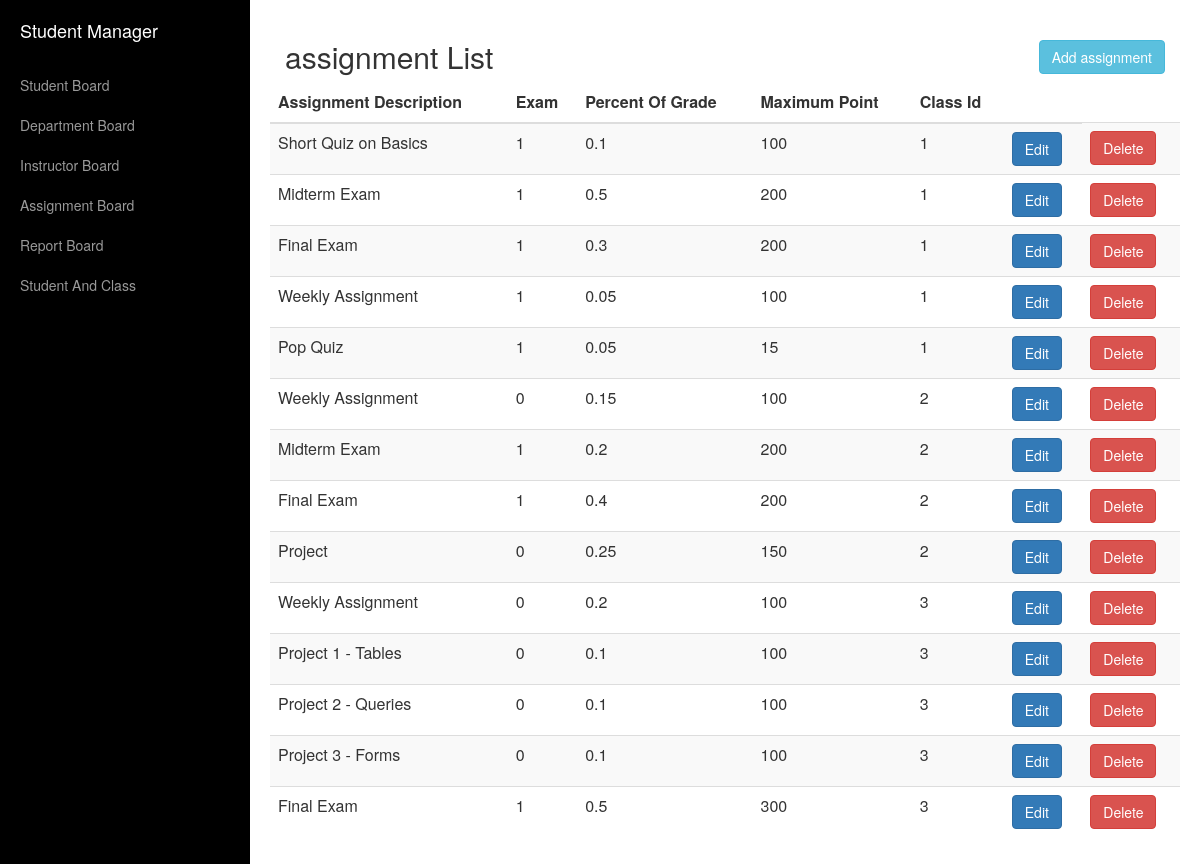
Screenshot of /controllers/assignment/list.php with the database file from the repository.
### tables this page shows
CREATE TABLE `assignment` (
  `id` int(11) NOT NULL,
  `assignment_description` varchar(255) DEFAULT NULL,
  `exam` tinyint(1) DEFAULT NULL,
  `percent_of_grade` double DEFAULT NULL,
  `maximum_point` float DEFAULT NULL,
  `class_id` int(11) NOT NULL
);

### controllers/assignment/list.php (called while the page is built, shortened)
<?php
require_once(dirname(dirname(dirname(__FILE__))).'/models/assignment.php');
$assignment_model = new Assignment();
$assignment_list = $assignment_model->get_assignment_list();
require "../../views/assignment/list.tor.php";

### libraries/connector.php (called while the page is built, shortened)
<?php
class Connector
{
    private static $instance;
    private $conn;
    private $db_server = "localhost";
    private $db_user = "root";
    private $db_pass = "";
    private $db_name = "student";
    public static function getInstance()
    {
        if (null === static::$instance) {
            static::$instance = new Connector();
        }
        return static::$instance;
    }
    protected function __construct()
    {
        try {
            $this->conn = new PDO("mysql:host=$this->db_server;dbname=$this->db_name;charset=utf8", $this->db_user, $this->db_pass);
            $this->conn->setAttribute(PDO::ATTR_ERRMODE, PDO::ERRMODE_EXCEPTION);
        }
        catch(PDOException $e)
        {
            $this->conn = null;
            throw new Exception('Reconfig the password for database or another reason');
        }
    }
    public function getConnection() {
        return $this->conn;
    }
}

### models/assignment.php (called while the page is built, shortened)
<?php
require_once (dirname(dirname(__FILE__)).'/libraries/connector.php');
class Assignment
{
    private $conn;
    private $table="assignment";
    function __construct()
    {
        $this ->conn=Connector::getInstance()->getConnection();
    }
    function get_assignment_list(){
        $stsm = $this->conn->prepare("SELECT * FROM $this->table");
        $stsm->execute();
        return $stsm->fetchAll();
    }
}

### views/assignment/list.tor.php (the view, shortened to what this page needs)
<html>
<head>
    <?php include_once __DIR__.'/../partial/_head.tor.php' ?>
</head>
<body>
<div id="wrapper">
    <?php include_once __DIR__.'/../partial/_nav.tor.php' ?>
    <div id="page-content-wrapper">
        <div class="container-fluid">
            <div class="row">
                <div class="col-md-9">
                    <h2>assignment List</h2>
                </div>
                <div class="col-md-3">
                    <a class="add pull-right" href="../../controllers/assignment/add.php">
                        <button type="button" class="btn btn-md btn-info">Add assignment</button>
                    </a>
                </div>
                <table class="table table-striped">
                    <thead>
                        <th>Assignment Description</th>
                        <th>Exam</th>
                        <th>Percent Of Grade</th>
                        <th>Maximum Point</th>
                        <th>Class Id</th>
                        <th></th>
                    </thead>
                    <?php foreach($assignment_list as $assignment): ?>
                    <tr>
                        <td><?php echo $assignment['assignment_description']; ?></td>
                        <td><?php echo $assignment['exam']; ?></td>
                        <td><?php echo $assignment['percent_of_grade']; ?></td>
                        <td><?php echo $assignment['maximum_point']; ?></td>
                        <td><?php echo $assignment['class_id']; ?></td>
                        <td>
                            <a href="../../controllers/assignment/edit.php?id=<?php echo $assignment['id'] ?>"><button type="button" class="btn btn-primary">
                                Edit
                            </button></a>
                        </td>
                        <td>
                            <button type="button" class="btn btn-danger" data-toggle="modal" data-target="<?php echo '#delete'.$assignment['id'] ?>" >
                                Delete
                            </button>
                        </td>
                    </tr>
                    <?php endforeach; ?>
                </table>
        </div>
    </div>
    </div>
</div>
</body>
</html>

### public/css/simple-sidebar.css (style rules this page uses)
body { overflow-x: hidden; }
#wrapper { padding-left: 0; -webkit-transition: all 0.5s ease; -moz-transition: all 0.5s ease; -o-transition: all 0.5s ease; transition: all 0.5s ease; }
#page-content-wrapper { width: 100%; position: absolute; padding: 15px; }
@media (min-width:768px) { #wrapper { padding-left: 250px; } }
@media (min-width:768px) { #page-content-wrapper { padding: 20px; position: relative; } }

### public/css/style.css (style rules this page uses)
a.add { margin-top: 20px; }

### rows the page displays
assignment: assignment_description "Short Quiz on Basics", exam "1", percent_of_grade "0.1", maximum_point "100", class "1"
assignment: assignment_description "Midterm Exam", exam "1", percent_of_grade "0.5", maximum_point "200", class "1"
assignment: assignment_description "Final Exam", exam "1", percent_of_grade "0.3", maximum_point "200", class "1"
assignment: assignment_description "Weekly Assignment", exam "1", percent_of_grade "0.05", maximum_point "100", class "1"
assignment: assignment_description "Pop Quiz", exam "1", percent_of_grade "0.05", maximum_point "15", class "1"
assignment: assignment_description "Weekly Assignment", exam "0", percent_of_grade "0.15", maximum_point "100", class "2"
assignment: assignment_description "Midterm Exam", exam "1", percent_of_grade "0.2", maximum_point "200", class "2"
assignment: assignment_description "Final Exam", exam "1", percent_of_grade "0.4", maximum_point "200", class "2"
assignment: assignment_description "Project", exam "0", percent_of_grade "0.25", maximum_point "150", class "2"
assignment: assignment_description "Weekly Assignment", exam "0", percent_of_grade "0.2", maximum_point "100", class "3"
assignment: assignment_description "Project 1 - Tables", exam "0", percent_of_grade "0.1", maximum_point "100", class "3"
assignment: assignment_description "Project 2 - Queries", exam "0", percent_of_grade "0.1", maximum_point "100", class "3"
assignment: assignment_description "Project 3 - Forms", exam "0", percent_of_grade "0.1", maximum_point "100", class "3"
assignment: assignment_description "Final Exam", exam "1", percent_of_grade "0.5", maximum_point "300", class "3"
